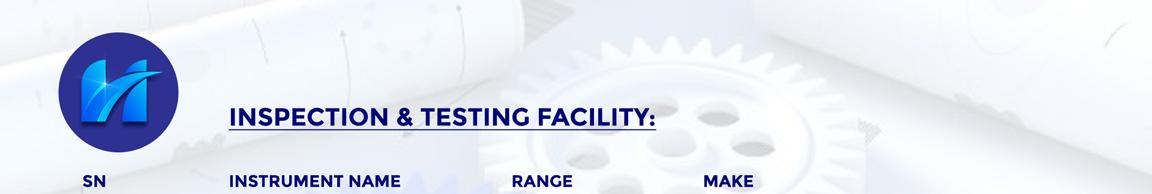
#> input picture negizhi-industries-landing/assets/extracted/page4_header.jpg, 1152 x 194 px, found by its file name; its folder holds 4 pictures in this run
$ python ascii_headers.py
#> lines starting #> are read from the running program, lines starting #| are printed output that depends on the picture
from PIL import Image

for p in [4, 5, 6, 7]:
    hdr = Image.open(f'assets/extracted/page{p}_header.jpg').convert('L')
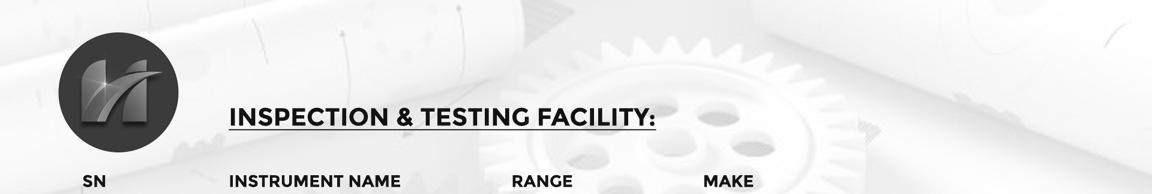
#> hdr: PIL image 1152x194 L; min 4, max 255, mean 229.5
    # ASCII of header
    t = hdr.resize((60, 10))
    chars = ' .:-=+*#%@'
    print(f'=== Page {p} Header ===')
    for y in range(10):
        print(''.join(chars[t.getpixel((x, y)) * (len(chars)-1) // 255] for x in range(60)))
#> this loop made 10 passes
#> (the run stopped early here; a loop or call above may not have finished)
